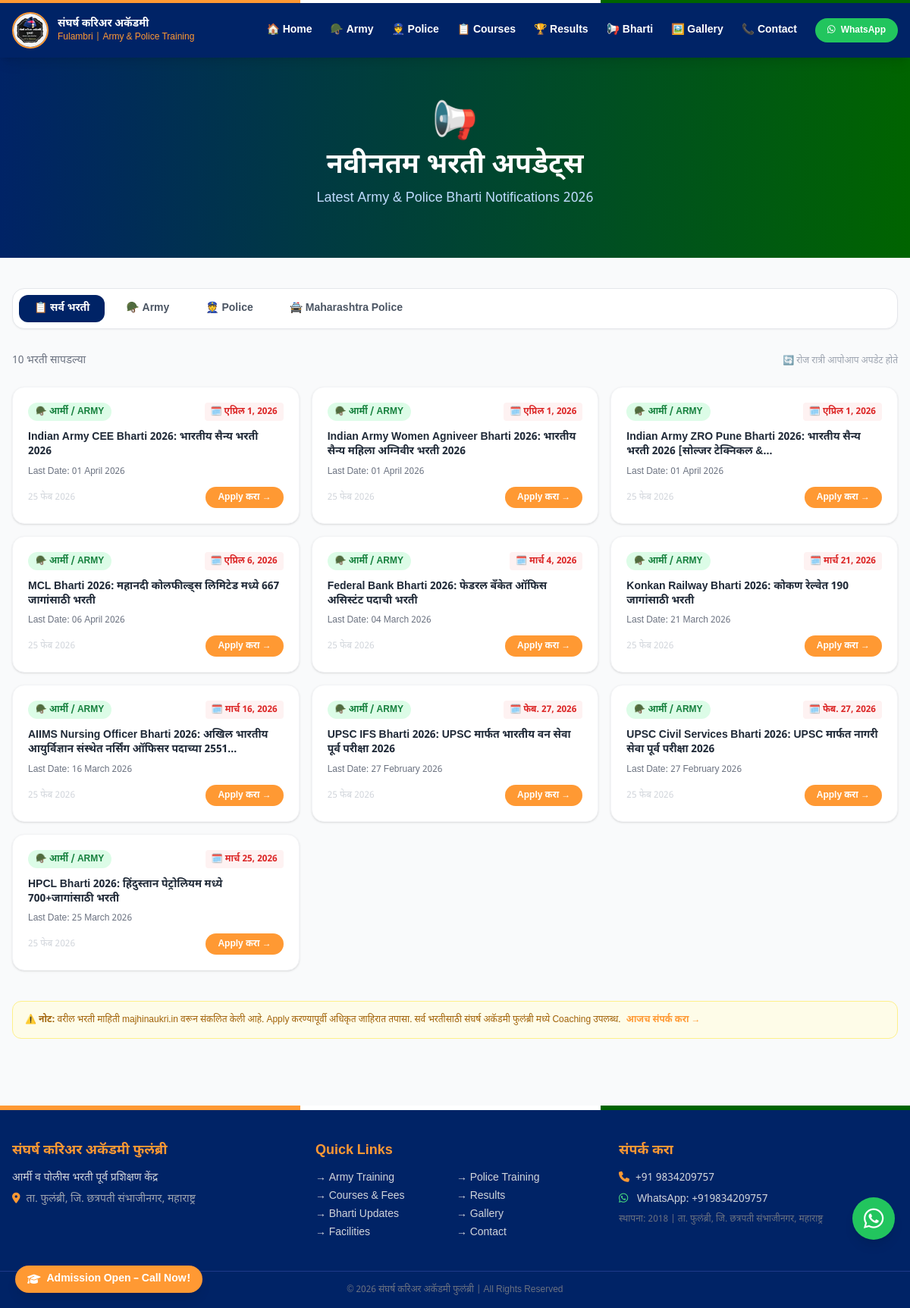
Page /bharti/ on the committed database.
### core/models.py (models this page shows, shortened)
class AcademyInfo(models.Model):
    name_mr = models.CharField(_('नाव (मराठी)'), max_length=200, default='संघर्ष करिअर अकॅडमी फुलंब्री')
    name_en = models.CharField(_('Name (English)'), max_length=200, default='Sangharsh Career Academy Fulambri')
    tagline_mr = models.CharField(_('टॅगलाइन (मराठी)'), max_length=300, default='आर्मी व पोलीस भरती पूर्व प्रशिक्षण केंद्र')
    tagline_en = models.CharField(_('Tagline (English)'), max_length=300, default='Army & Police Pre-Recruitment Training Centre')
    address_mr = models.TextField(_('पत्ता (मराठी)'), default='ता. फुलंब्री, जि. छत्रपती संभाजीनगर, महाराष्ट्र')
    address_en = models.TextField(_('Address (English)'), default='Tal. Fulambri, Dist. Chhatrapati Sambhajinagar, Maharashtra')
    phone = models.CharField(_('फोन'), max_length=20, default='+91 XXXXX XXXXX')
    whatsapp = models.CharField(_('WhatsApp'), max_length=20, default='+91XXXXXXXXXX')
    email = models.EmailField(_('ईमेल'), blank=True)
    established_year = models.IntegerField(_('स्थापना वर्ष'), default=2018)
    logo = models.ImageField(_('लोगो'), upload_to='academy/', blank=True)
    hero_image = models.ImageField(_('Hero Image'), upload_to='academy/', blank=True)
    about_image = models.ImageField(_('About Image'), upload_to='academy/', blank=True)
    about_text_mr = models.TextField(_('आमच्याविषयी (मराठी)'), blank=True)
    about_text_en = models.TextField(_('About Us (English)'), blank=True)
    google_map_embed = models.TextField(_('Google Map Embed Code'), blank=True)
    students_selected = models.IntegerField(_('एकूण निवड'), default=500)
    army_selected = models.IntegerField(_('आर्मी निवड'), default=50)
    police_selected = models.IntegerField(_('पोलीस निवड'), default=200)
    meta_keywords = models.CharField(max_length=500, blank=True, default='army bharti, police bharti, Fulambri, संघर्ष अकॅडमी')
    meta_description = models.TextField(blank=True)
    class Meta:
        verbose_name = _('अकॅडमी माहिती')
        verbose_name_plural = _('अकॅडमी माहिती')
    @classmethod
    def get_info(cls):
        obj, _ = cls.objects.get_or_create(pk=1)
        return obj

### bharti/models.py (models this page shows, shortened)
class Bharti(models.Model):
    CATEGORY_CHOICES = [
        ('army', 'आर्मी / Army'),
        ('police', 'पोलीस / Police'),
        ('maha_police', 'महाराष्ट्र पोलीस'),
        ('general', 'सामान्य / General'),
    ]
    title = models.CharField(_('शीर्षक'), max_length=500)
    url = models.URLField(_('लिंक'), unique=True)
    category = models.CharField(_('श्रेणी'), max_length=20, choices=CATEGORY_CHOICES, default='general')
    short_desc = models.TextField(_('थोडक्यात माहिती'), blank=True)
    last_date = models.DateField(_('शेवटची तारीख'), null=True, blank=True)
    scraped_at = models.DateTimeField(_('स्क्रेप वेळ'), auto_now_add=True)
    is_active = models.BooleanField(_('सक्रिय'), default=True)
    class Meta:
        verbose_name = _('भरती')
        verbose_name_plural = _('भरती अपडेट्स')
        ordering = ['-scraped_at']

### bharti/views.py (the view)
# urls.py: path('', views.bharti_list, name='bharti_list'),
def bharti_list(request):
    category = request.GET.get('cat', 'all')
    bhartis = Bharti.objects.filter(is_active=True)
    if category == 'army':
        bhartis = bhartis.filter(category='army')
    elif category == 'police':
        bhartis = bhartis.filter(category='police')
    elif category == 'maha_police':
        bhartis = bhartis.filter(category='maha_police')
    academy = AcademyInfo.get_info()
    context = {
        'page_title': 'नवीनतम भरती | Latest Bharti Updates',
        'meta_desc': 'Latest Army and Police recruitment notifications 2026',
        'bhartis': bhartis,
        'active_cat': category,
        'academy': academy,
    }
    return render(request, 'bharti/bharti_list.html', context)

### core/context_processors.py (called while the page is built)
def global_context(request):
    academy = AcademyInfo.get_info()
    return {
        'site_academy': academy,
        'whatsapp_number': academy.whatsapp.replace('+', '').replace(' ', ''),
    }

### bharti/templates/bharti/bharti_list.html (shortened to what this page needs)
{% extends 'base.html' %}
{% block content %}
<div class="bg-gradient-to-r from-navyblue to-armygreen py-16 text-white text-center">
  <div class="text-5xl mb-3">📢</div>
  <h1 class="text-4xl font-black">नवीनतम भरती अपडेट्स</h1>
  <p class="text-blue-200 text-lg mt-2">Latest Army & Police Bharti Notifications 2026</p>
</div>
<section class="py-10 max-w-7xl mx-auto px-4">
  <div class="flex flex-wrap gap-2 mb-8 bg-white p-2 rounded-2xl shadow-sm border">
    <a href="?cat=all"
       class="px-5 py-2 rounded-xl text-sm font-bold transition
              {% if active_cat == 'all' or not active_cat %}bg-navyblue text-white{% else %}text-gray-600 hover:bg-gray-100{% endif %}">
      📋 सर्व भरती
    </a>
    <a href="?cat=army"
       class="px-5 py-2 rounded-xl text-sm font-bold transition
              {% if active_cat == 'army' %}bg-armygreen text-white{% else %}text-gray-600 hover:bg-gray-100{% endif %}">
      🪖 Army
    </a>
    <a href="?cat=police"
       class="px-5 py-2 rounded-xl text-sm font-bold transition
              {% if active_cat == 'police' %}bg-navyblue text-white{% else %}text-gray-600 hover:bg-gray-100{% endif %}">
      👮 Police
    </a>
    <a href="?cat=maha_police"
       class="px-5 py-2 rounded-xl text-sm font-bold transition
              {% if active_cat == 'maha_police' %}bg-blue-700 text-white{% else %}text-gray-600 hover:bg-gray-100{% endif %}">
      🚔 Maharashtra Police
    </a>
  </div>
  <div class="flex items-center justify-between mb-6">
    <p class="text-gray-500 text-sm">{{ bhartis.count }} भरती सापडल्या</p>
    <p class="text-xs text-gray-400">🔄 रोज रात्री आपोआप अपडेट होते</p>
  </div>
  {% if bhartis %}
  <div class="grid md:grid-cols-2 lg:grid-cols-3 gap-4">
    {% for b in bhartis %}
    <div class="bg-white rounded-2xl shadow border border-gray-100 p-5 card-hover hover:border-saffron">
      <div class="flex items-start justify-between mb-3">
        <span class="rank-badge
          {% if b.category == 'army' %}bg-green-100 text-green-700
          {% elif b.category == 'maha_police' %}bg-blue-100 text-blue-700
          {% elif b.category == 'police' %}bg-indigo-100 text-indigo-700
          {% else %}bg-gray-100 text-gray-600{% endif %}">
          {% if b.category == 'army' %}🪖{% elif b.category == 'police' or b.category == 'maha_police' %}👮{% else %}📋{% endif %}
          {{ b.get_category_display }}
        </span>
        {% if b.last_date %}
        <span class="text-xs font-bold text-red-600 bg-red-50 px-2 py-1 rounded">
          🗓️ {{ b.last_date }}
        </span>
        {% endif %}
      </div>
      <h3 class="font-bold text-sm text-gray-800 mb-2 leading-snug">{{ b.title|truncatechars:120 }}</h3>
      {% if b.short_desc %}
      <p class="text-xs text-gray-500 line-clamp-2 mb-3">{{ b.short_desc|truncatechars:150 }}</p>
      {% endif %}
      <div class="flex items-center justify-between">
        <span class="text-xs text-gray-300">{{ b.scraped_at|date:"d M Y" }}</span>
        <a href="{{ b.url }}" target="_blank" rel="nofollow noopener"
           class="bg-saffron hover:bg-orange-400 text-white text-xs px-4 py-1.5 rounded-full font-bold transition">
          Apply करा →
        </a>
      </div>
    </div>
    {% endfor %}
  </div>
  {% endif %}
  <div class="bg-yellow-50 border border-yellow-200 rounded-xl p-4 mt-10 text-xs text-yellow-700">
    <strong>⚠️ नोट:</strong> वरील भरती माहिती majhinaukri.in वरून संकलित केली आहे. Apply करण्यापूर्वी अधिकृत जाहिरात तपासा.
    सर्व भरतीसाठी संघर्ष अकॅडमी फुलंब्री मध्ये Coaching उपलब्ध.
    <a href="{% url 'contact' %}" class="text-saffron font-bold ml-1">आजच संपर्क करा →</a>
  </div>
</section>
{% endblock %}

### templates/base.html (shortened to what this page needs)
<!DOCTYPE html>
<html lang="mr" class="scroll-smooth">
<head>
  <script src="https://cdn.tailwindcss.com"></script>
  <link rel="stylesheet" href="https://cdnjs.cloudflare.com/ajax/libs/font-awesome/6.5.0/css/all.min.css"/>
</head>
<body class="bg-gray-50 text-gray-800 font-marathi">
<nav class="bg-navyblue shadow-lg sticky top-0 z-50">
  <div class="max-w-7xl mx-auto px-4 py-3 flex items-center justify-between">
    <a href="{% url 'home' %}" class="flex items-center gap-3">
      {% if site_academy.logo %}
        <img src="{{ site_academy.logo.url }}" alt="logo" class="h-12 w-12 rounded-full border-2 border-saffron"/>
      {% else %}
        <div class="h-12 w-12 rounded-full bg-saffron flex items-center justify-center text-white font-bold text-xl">स</div>
      {% endif %}
      <div>
        <div class="text-white font-bold text-sm leading-tight">संघर्ष करिअर अकॅडमी</div>
        <div class="text-saffron text-xs">Fulambri | Army & Police Training</div>
      </div>
    </a>
    <div class="hidden lg:flex items-center gap-6 text-sm font-semibold">
      <a href="{% url 'home' %}" class="nav-link text-white hover:text-saffron">🏠 Home</a>
      <a href="{% url 'army_training' %}" class="nav-link text-white hover:text-saffron">🪖 Army</a>
      <a href="{% url 'police_training' %}" class="nav-link text-white hover:text-saffron">👮 Police</a>
      <a href="{% url 'courses_fees' %}" class="nav-link text-white hover:text-saffron">📋 Courses</a>
      <a href="{% url 'past_results' %}" class="nav-link text-white hover:text-saffron">🏆 Results</a>
      <a href="{% url 'bharti_list' %}" class="nav-link text-white hover:text-saffron">📢 Bharti</a>
      <a href="{% url 'gallery' %}" class="nav-link text-white hover:text-saffron">🖼️ Gallery</a>
      <a href="{% url 'contact' %}" class="nav-link text-white hover:text-saffron">📞 Contact</a>
      <a href="https://wa.me/{{ whatsapp_number }}?text=Admission%20inquiry%20-%20Sangharsh%20Academy%20Fulambri" target="_blank"
         class="bg-green-500 hover:bg-green-400 text-white px-4 py-2 rounded-full text-xs font-bold transition">
        <i class="fab fa-whatsapp mr-1"></i> WhatsApp
      </a>
    </div>
  </div>
</nav>
{% block content %}{% endblock %}
<footer class="bg-navyblue text-white mt-12">
  <div class="tricolor-bar h-1.5"></div>
  <div class="max-w-7xl mx-auto px-4 py-10 grid grid-cols-1 md:grid-cols-3 gap-8">
    <div>
      <h3 class="text-saffron font-bold text-lg mb-3">संघर्ष करिअर अकॅडमी फुलंब्री</h3>
      <p class="text-gray-300 text-sm mb-2">{{ site_academy.tagline_mr }}</p>
      <p class="text-gray-400 text-sm">
        <i class="fas fa-map-marker-alt text-saffron mr-2"></i>{{ site_academy.address_mr }}
      </p>
    </div>
    <div>
      <h3 class="text-saffron font-bold text-lg mb-3">Quick Links</h3>
      <div class="grid grid-cols-2 gap-1 text-sm">
        <a href="{% url 'army_training' %}" class="text-gray-300 hover:text-saffron">→ Army Training</a>
        <a href="{% url 'police_training' %}" class="text-gray-300 hover:text-saffron">→ Police Training</a>
        <a href="{% url 'courses_fees' %}" class="text-gray-300 hover:text-saffron">→ Courses & Fees</a>
        <a href="{% url 'past_results' %}" class="text-gray-300 hover:text-saffron">→ Results</a>
        <a href="{% url 'bharti_list' %}" class="text-gray-300 hover:text-saffron">→ Bharti Updates</a>
        <a href="{% url 'gallery' %}" class="text-gray-300 hover:text-saffron">→ Gallery</a>
        <a href="{% url 'facilities' %}" class="text-gray-300 hover:text-saffron">→ Facilities</a>
        <a href="{% url 'contact' %}" class="text-gray-300 hover:text-saffron">→ Contact</a>
      </div>
    </div>
    <div>
      <h3 class="text-saffron font-bold text-lg mb-3">संपर्क करा</h3>
      <div class="space-y-2 text-sm text-gray-300">
        <p><i class="fas fa-phone text-saffron mr-2"></i><a href="tel:{{ site_academy.phone }}" class="hover:text-white">{{ site_academy.phone }}</a></p>
        <p><i class="fab fa-whatsapp text-green-400 mr-2"></i>
          <a href="https://wa.me/{{ whatsapp_number }}" target="_blank" class="hover:text-white">WhatsApp: {{ site_academy.whatsapp }}</a>
        </p>
        <p class="mt-3 text-xs text-gray-500">स्थापना: {{ site_academy.established_year }} | ता. फुलंब्री, जि. छत्रपती संभाजीनगर, महाराष्ट्र</p>
      </div>
    </div>
  </div>
  <div class="border-t border-blue-900 text-center py-4 text-xs text-gray-500">
    © 2026 संघर्ष करिअर अकॅडमी फुलंब्री | All Rights Reserved
  </div>
</footer>
<a href="https://wa.me/{{ whatsapp_number }}?text=Admission%20Inquiry%20-%20Sangharsh%20Academy"
   target="_blank" class="whatsapp-float group">
  <div class="bg-green-500 hover:bg-green-400 text-white w-14 h-14 rounded-full flex items-center justify-center shadow-lg transition-transform hover:scale-110">
    <i class="fab fa-whatsapp text-3xl"></i>
  </div>
</a>
<a href="{% url 'contact' %}"
   class="admission-sticky bg-saffron hover:bg-saffron-dark text-white px-4 py-2 rounded-full shadow-lg font-bold text-sm transition-transform hover:scale-105 flex items-center gap-2">
  <i class="fas fa-graduation-cap"></i> Admission Open – Call Now!
</a>
</body>
</html>

### templates/base.html (style rules this page uses)
body { font-family: 'Noto Sans Devanagari', 'Rajdhani', sans-serif; }
.tricolor-bar { background: linear-gradient(90deg, #FF9933 33%, #ffffff 33%, #ffffff 66%, #006400 66%); }
.card-hover { transition: transform .2s ease, box-shadow .2s ease; }
.nav-link { position: relative; }
.nav-link::after { content: ''; position: absolute; bottom: -2px; left: 0; width: 0; height: 2px; background: #FF9933; transition: width .3s; }
.whatsapp-float { position: fixed; bottom: 90px; right: 20px; z-index: 9999; }
.admission-sticky { position: fixed; bottom: 20px; left: 20px; z-index: 9998; }
.rank-badge { display: inline-block; padding: 3px 10px; border-radius: 999px; font-size: .75rem; font-weight: 700; text-transform: uppercase; }

### rows in the picture
AcademyInfo: logo (picture), tagline_mr "आर्मी व पोलीस भरती पूर्व प्रशिक्षण केंद्र", address_mr "ता. फुलंब्री, जि. छत्रपती संभाजीनगर, महाराष्ट्र", phone "+91 9834209757", whatsapp "+919834209757", established_year "2018"
Bharti: category "आर्मी / ARMY", last_date "एप्रिल 1, 2026", title "Indian Army CEE Bharti 2026: भारतीय सैन्य भरती 2026", short_desc "Last Date: 01 April 2026", scraped_at "25 फेब 2026"
Bharti: category "आर्मी / ARMY", last_date "एप्रिल 1, 2026", title "Indian Army Women Agniveer Bharti 2026: भारतीय सैन्य महिला अग्निवीर भरती 2026", short_desc "Last Date: 01 April 2026", scraped_at "25 फेब 2026"
Bharti: category "आर्मी / ARMY", last_date "एप्रिल 1, 2026", title "Indian Army ZRO Pune Bharti 2026: भारतीय सैन्य भरती 2026 [सोल्जर टेक्निकल &...", short_desc "Last Date: 01 April 2026", scraped_at "25 फेब 2026"
Bharti: category "आर्मी / ARMY", last_date "एप्रिल 6, 2026", title "MCL Bharti 2026: महानदी कोलफील्ड्स लिमिटेड मध्ये 667 जागांसाठी भरती", short_desc "Last Date: 06 April 2026", scraped_at "25 फेब 2026"
Bharti: category "आर्मी / ARMY", last_date "मार्च 4, 2026", title "Federal Bank Bharti 2026: फेडरल बँकेत ऑफिस असिस्टंट पदाची भरती", short_desc "Last Date: 04 March 2026", scraped_at "25 फेब 2026"
Bharti: category "आर्मी / ARMY", last_date "मार्च 21, 2026", title "Konkan Railway Bharti 2026: कोकण रेल्वेत 190 जागांसाठी भरती", short_desc "Last Date: 21 March 2026", scraped_at "25 फेब 2026"
Bharti: category "आर्मी / ARMY", last_date "मार्च 16, 2026", title "AIIMS Nursing Officer Bharti 2026: अखिल भारतीय आयुर्विज्ञान संस्थेत नर्सिंग ऑफिसर पदाच्या 2551...", short_desc "Last Date: 16 March 2026", scraped_at "25 फेब 2026"
Bharti: category "आर्मी / ARMY", last_date "फेब. 27, 2026", title "UPSC IFS Bharti 2026: UPSC मार्फत भारतीय वन सेवा पूर्व परीक्षा 2026", short_desc "Last Date: 27 February 2026", scraped_at "25 फेब 2026"
Bharti: category "आर्मी / ARMY", last_date "फेब. 27, 2026", title "UPSC Civil Services Bharti 2026: UPSC मार्फत नागरी सेवा पूर्व परीक्षा 2026", short_desc "Last Date: 27 February 2026", scraped_at "25 फेब 2026"
Bharti: category "आर्मी / ARMY", last_date "मार्च 25, 2026", title "HPCL Bharti 2026: हिंदुस्तान पेट्रोलियम मध्ये 700+जागांसाठी भरती", short_desc "Last Date: 25 March 2026", scraped_at "25 फेब 2026"

### other values in the picture
{{ bhartis.count }} "10"
